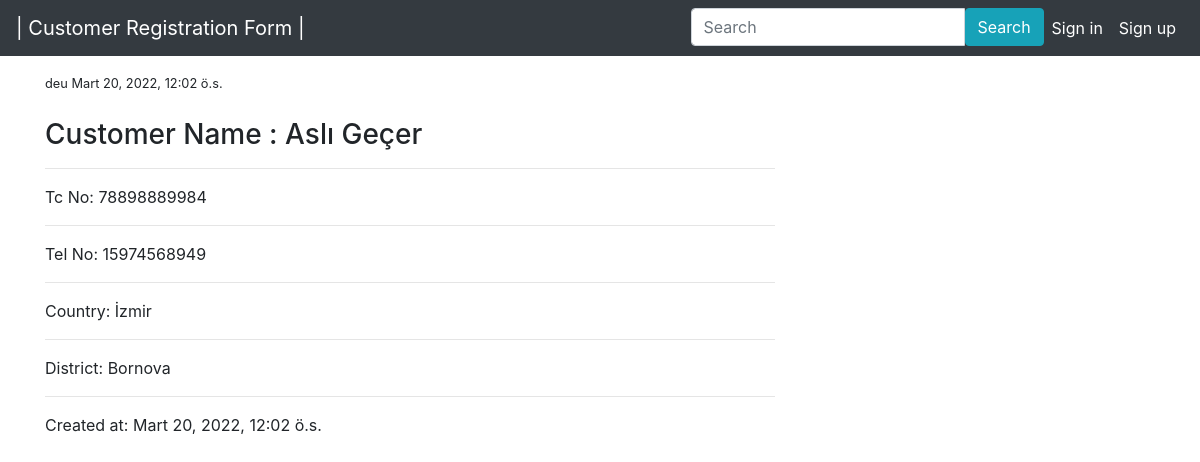
The app's page /detail/7 with its own data.
### customer/models.py (models this page shows, shortened)
class Customer(models.Model):
  user = models.ForeignKey('auth.User', on_delete=models.CASCADE,verbose_name='User')
  tc = models.CharField(verbose_name='Tc no',max_length=11, unique=True)
  name = models.CharField(max_length=50, verbose_name='Name')
  surname = models.CharField(max_length=50, verbose_name='Surname')
  phone = models.CharField(verbose_name='Tel no', max_length=11)
  city = models.CharField(max_length=50, verbose_name='Country')
  district = models.CharField(max_length=50, verbose_name='district')
  created_date = models.DateTimeField(auto_now_add=True, verbose_name='created date')

### customer/views.py (the view)
# urls.py: path('detail/<int:id>',views.detail, name='detail'),
def detail(request, id):
    customer = get_object_or_404(Customer, id=id)
    return render(request, 'detail.html', {"customer": customer})

### templates/detail.html
{% extends 'layout.html' %}
{% block body %}
<div class="row">
    <div class="col-lg-8">
    <small>
        {{customer.user}}
    </small>
    <small>
        {{customer.created_date}}
    </small>
    <h3 class="mt-4">Customer Name :  {{customer.name}} {{customer.surname}}</h3>
    <hr>
    <p>Tc No: {{customer.tc}}</p>
    <hr>
    <p>Tel No: {{customer.phone}}</p>
    <hr>
    <p>Country: {{customer.city}}</p>
    <hr>
    <p>District: {{customer.district}}</p>
    <hr>
    <p>Created at: {{customer.created_date}}</p>
    </div>
</div>
{% endblock body %}

### records on screen
Customer: user "deu", created_date "Mart 20, 2022, 12:02 ö.s.", name "Aslı", surname "Geçer", tc "78898889984", phone "15974568949", city "İzmir", district "Bornova"
